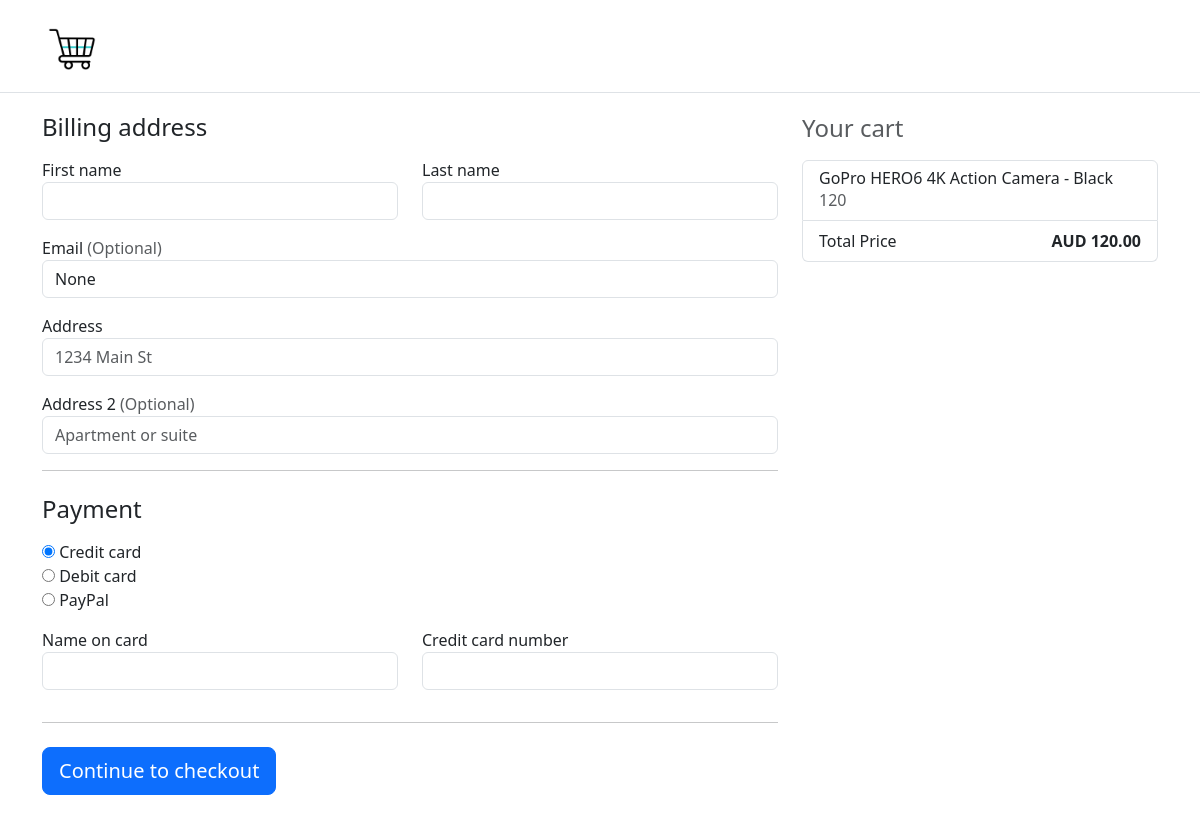
/checkout-page, run on an earlier commit of the app's database.
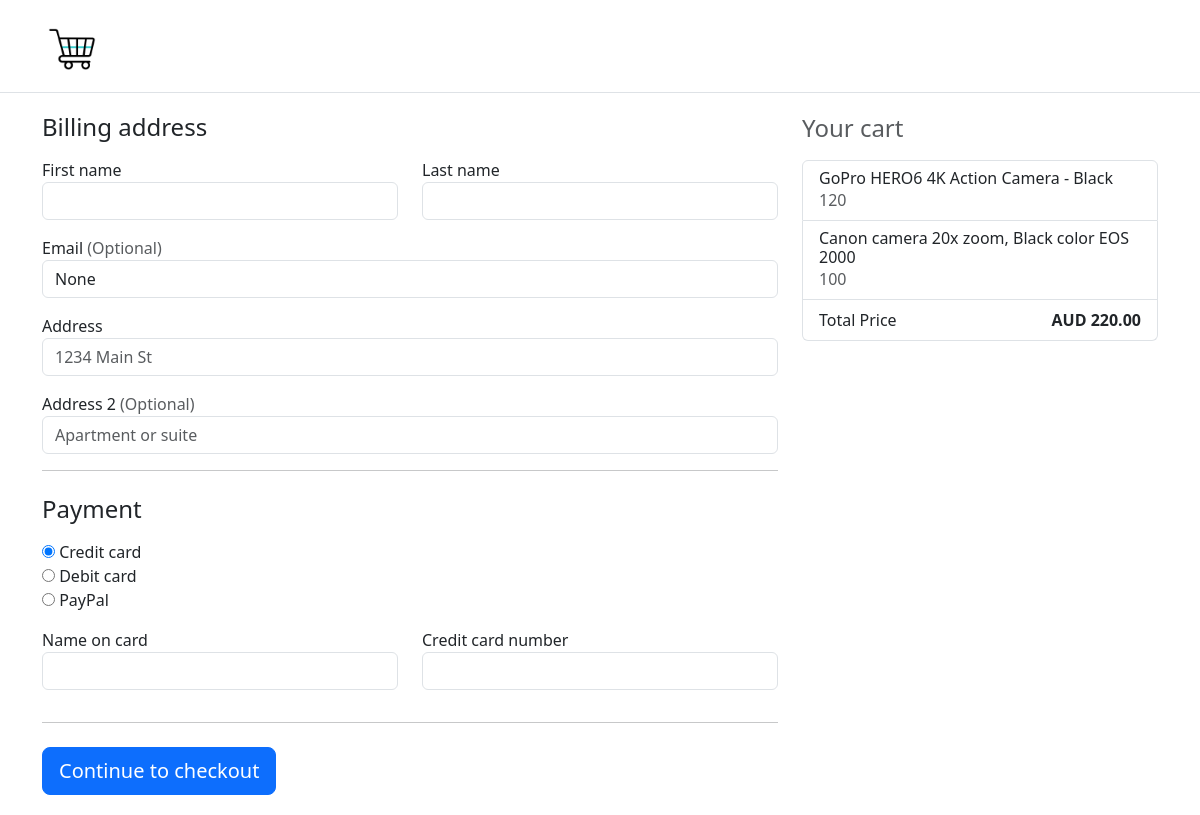
And on a later commit of the database.
### app.py (models this page shows)
class Cart(db.Model):
    id = db.Column(db.Integer, primary_key=True)
    product_id = db.Column(db.Integer, db.ForeignKey('product.id'))
    quantity = db.Column(db.Integer, default=0)
    product = db.relationship('Product', back_populates='carts')
    product_title = db.Column(db.String(100))
    product_price = db.Column(db.String(20))

class Product(db.Model):
    id = db.Column(db.Integer, primary_key=True)
    title = db.Column(db.String(100))
    price = db.Column(db.String(20))
    image = db.Column(db.String(200))
    description = db.Column(db.String(200))
    quantity = db.Column(db.Integer, default=0)
    carts = db.relationship('Cart', back_populates='product')

### app.py (the view, shortened to what this page needs)
@app.route('/checkout-page', methods=['GET', 'POST'])
def checkout_page():
    form = CheckoutForm()
    cart_items = Cart.query.filter(Cart.quantity > 0).all()
    cart_count = sum([item.quantity for item in cart_items])
    return render_template('checkout_page.html', form=form, cart_items=cart_items, cart_count=cart_count)

### app.py
class CheckoutForm(FlaskForm):
    email = StringField('Email', validators=[DataRequired(), Email()])

### templates/checkout_page.html (shortened to what this page needs)
<!DOCTYPE html>
<html lang="en">
  <head>
    <link
      rel="stylesheet"
      type="text/css"
      href="{{ url_for('static', filename='checkout.css') }}"
    />
    <link
      rel="stylesheet"
      href="https://cdnjs.cloudflare.com/ajax/libs/font-awesome/6.4.0/css/all.min.css"
    />
    <link
      href="https://cdn.jsdelivr.net/npm/bootstrap@5.3.0/dist/css/bootstrap.min.css"
      rel="stylesheet"
    />
  </head>
  <body>
    <header>
      <div class="p-3 text-center bg-white border-bottom">
        <div class="container">
          <div class="row gy-3 align-items-center">
            <div class="col-lg-2 col-sm-4 col-4">
              <a href="/" class="float-start">
                <img
                  src="{{ url_for('static', filename='images/logo.gif') }}"
                  alt="Example Image"
                  height="60"
                />
              </a>
            </div>
          </div>
        </div>
      </div>
    </header>
    <main>
      <div class="container">
        <div class="row">
          <div class="col-md-4 order-md-2 mb-4">
            <h4 class="d-flex justify-content-between align-items-center mb-3">
              <span class="text-muted">Your cart</span>
              <span class="badge badge-secondary badge-pill">3</span>
            </h4>
            <form
              class="needs-validation"
              action="{{ url_for('checkout') }}"
              method="POST"
              novalidate
              novalidate
            >
              <ul class="list-group mb-3">
                {% for cart_item in cart_items %}
                <li
                  class="list-group-item d-flex justify-content-between lh-condensed"
                >
                  <div>
                    <h6 class="my-0">{{ cart_item.product.title }}</h6>
                    <span class="text-muted"
                      >{{ cart_item.product.price }}</span
                    >
                  </div>
                </li>
                {% endfor %}
                <li class="list-group-item d-flex justify-content-between">
                  <span>Total Price</span>
                  <strong id="total-price">$0.00</strong>
                </li>
              </ul>
          </div>
          <div class="col-md-8 order-md-1">
            <h4 class="mb-3">Billing address</h4>
              <div class="row">
                <div class="col-md-6 mb-3">
                  <label for="firstName">First name</label>
                  <input
                    type="text"
                    class="form-control"
                    id="firstName"
                    placeholder=""
                    value=""
                    name="firstName"
                    required
                  />
                </div>
                <div class="col-md-6 mb-3">
                  <label for="lastName">Last name</label>
                  <input
                    type="text"
                    class="form-control"
                    id="lastName"
                    placeholder=""
                    name="lastName"
                    value=""
                    required
                  />
                </div>
              </div>
              <div class="mb-3">
  <label for="email">Email <span class="text-muted">(Optional)</span></label>
  <input
    type="email"
    class="form-control {% if form.email.errors %}is-invalid{% endif %}"
    id="email"
    name="email"
    placeholder="you@example.com"
    value="{{ form.email.data }}"
  />
</div>
              <div class="mb-3">
                <label for="address">Address</label>
                <input
                  type="text"
                  class="form-control"
                  id="address"
                  placeholder="1234 Main St"
                  required
                  name="address"
                />
              </div>
              <div class="mb-3">
                <label for="address2"
                  >Address 2 <span class="text-muted">(Optional)</span></label
                >
                <input
                  type="text"
                  class="form-control"
                  id="address2"
                  name="address2"
                  placeholder="Apartment or suite"
                />
              </div>
              <hr class="mb-4" />
              <h4 class="mb-3">Payment</h4>
              <div class="d-block my-3">
                <div class="custom-control custom-radio">
                  <input
                    id="credit"
                    name="paymentMethod"
                    type="radio"
                    class="custom-control-input"
                    checked
                    required
                  />
                  <label class="custom-control-label" for="credit"
                    >Credit card</label
                  >
                </div>
                <div class="custom-control custom-radio">
                  <input
                    id="debit"
                    name="paymentMethod"
                    type="radio"
                    class="custom-control-input"
                    required
                  />
                  <label class="custom-control-label" for="debit"
                    >Debit card</label
                  >
                </div>
                <div class="custom-control custom-radio">
                  <input
                    id="paypal"
                    name="paymentMethod"
                    type="radio"
                    class="custom-control-input"
                    required
                  />
                  <label class="custom-control-label" for="paypal"
                    >PayPal</label
                  >
                </div>
              </div>
              <div class="row">
                <div class="col-md-6 mb-3">
                  <label for="cc-name">Name on card</label>
                  <input
                    type="text"
                    class="form-control"
                    id="cc-name"
                    name="cc-name"
                    placeholder=""
                    required
                  />
                </div>
                <div class="col-md-6 mb-3">
                  <label for="cc-number">Credit card number</label>
                  <input
                    type="text"
                    class="form-control"
                    id="cc-number"
                    name="cc-number"
                    placeholder=""
                    required
                  />
                </div>
              </div>
              <hr class="mb-4" />
              <button class="btn btn-primary btn-lg btn-block" type="submit">
                Continue to checkout
              </button>
          </div>
        </div>
      </div>
    </main>
  </body>
</html>

### static/checkout.css (style rules this page uses)
body { font-family: 'Roboto', sans-serif; font-style: normal; font-weight: 300; -webkit-font-smoothing: antialiased; -moz-osx-font-smoothing: grayscale; font-size: 15px; background: #eee; }
.btn:before { font-family: FontAwesome; font-weight: normal; margin-right: 10px; }
main { background: #fff; padding: 20px; }

What changed in the data, as far as the page shows it:
added Cart: product "Canon camera 20x zoom, Black color EOS 2000", product.price "100"
Also different on the page:
text written by a page script: "AUD 120.00" → "AUD 220.00"
